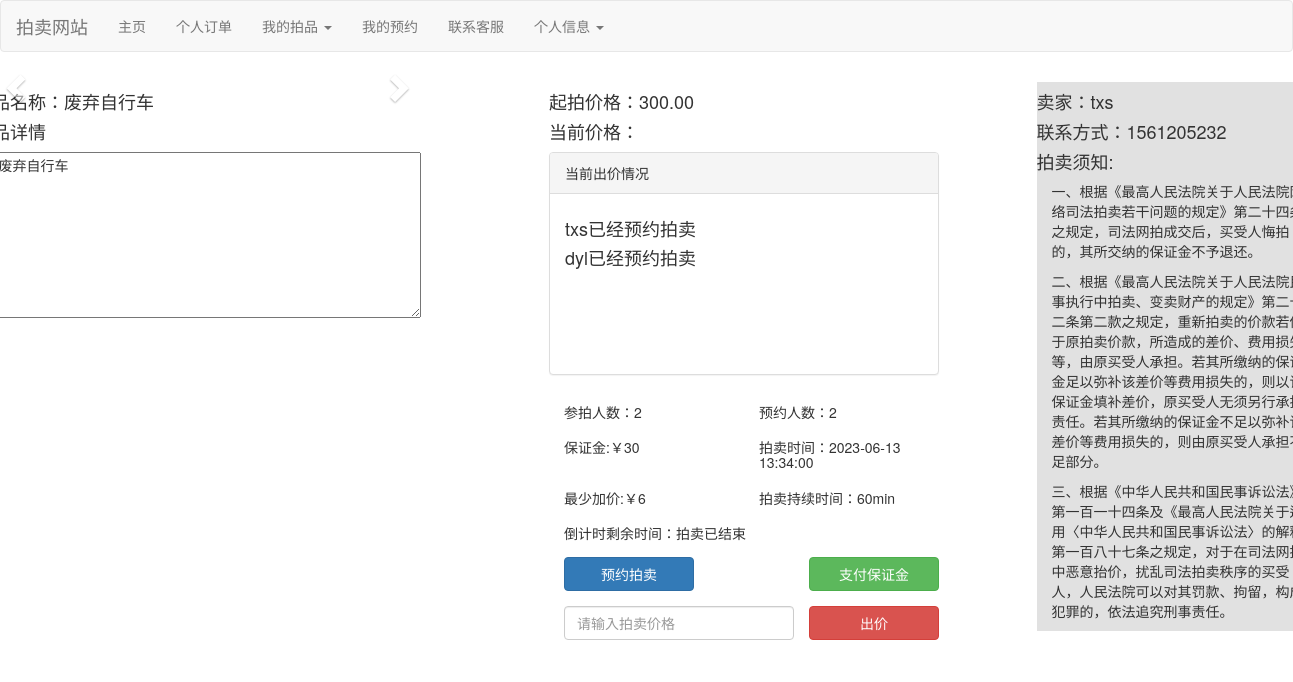
Screenshot of /auction/2/ (signed in) with the database file from the repository.
### products/models.py (models this page shows, shortened)
class ProductInfo(models.Model):
    TYPE_CHOICES = (
        (1, '书籍'),
        (2, '交通工具'),
        (3, '电子设备'),
        (4, '电子外设'),
        (5, '本地拍品'),
        (6, '其他'),
    )
    product_name = models.CharField(max_length=30)
    product_img = models.ImageField(upload_to='static/product_img/',max_length=100, blank=True, null=True, verbose_name='商品图片')
    product_price = models.DecimalField(max_digits=6, decimal_places=2)
    is_Delete = models.BooleanField(default=False)
    product_abstract = models.CharField(max_length=120)
    product_content = HTMLField()
    product_type = models.IntegerField(choices=TYPE_CHOICES)

### auctions/models.py (models this page shows, shortened)
class AuctionInfo(models.Model):
    auction_seller = models.ForeignKey(UserInfo, on_delete=models.CASCADE)
    auction_date = models.DateTimeField()
    auction_final_date = models.DateTimeField()
    AUCTION_STATUS_CHOICES = (
        (1, '未开始'),
        (2, '进行中'),
        (3, '结束'),
    )
    auction_status = models.IntegerField(choices=AUCTION_STATUS_CHOICES, default=1)
    starting_price = models.DecimalField(max_digits=8, decimal_places=2)
    product = models.ForeignKey(ProductInfo, on_delete=models.CASCADE)
    deposit_amount = models.DecimalField(max_digits=8, decimal_places=2,null=True)
    current_bid = models.DecimalField(max_digits=7, decimal_places=2, null=True, blank=True)
    winning_bidder = models.ForeignKey(Bidder, on_delete=models.CASCADE, null=True, blank=True)
    bidder_list = models.ForeignKey(BidderList, on_delete=models.CASCADE, null=True, blank=True)

class Bidder(models.Model):
    user = models.ForeignKey(UserInfo, on_delete=models.CASCADE)
    auction_id = models.IntegerField(null=True)
    bid_amount = models.DecimalField(max_digits=8, decimal_places=2,null=True)
    if_pay_deposit = models.BooleanField(default=False)

### user_part/models.py (models this page shows, shortened)
class UserInfo(models.Model):
    user_name = models.CharField(max_length=20)
    user_pwd = models.CharField(max_length=40)
    user_email = models.CharField(max_length=40)
    user_rman = models.CharField(max_length=20, default='')
    user_address = models.CharField(max_length=100, default='')
    user_mnumber = models.CharField(max_length=6, default='')
    user_pnumber = models.CharField(max_length=11, default='')
    deposit_balance = models.IntegerField(default=0)
    last_login = models.DateTimeField(auto_now_add=True)

### user_part/decorator.py (the view)
    def wrapper(request, *args, **kw):
        if request.session.has_key('user_id'):
            return func(request, *args, **kw)
        else:
            messages.error(request, '请先登录')
            res = HttpResponseRedirect('/user/login/')
            res.set_cookie('url', request.get_full_path())
            return res

### auctions/models.py (called while the page is built)
    def get_bidders_count(self):
         return self.bidders.count()

    def get_reserve_count(self):
        return self.bidders.filter(if_pay_deposit=False).count()

### user_part/decorator.py (called while the page is built)
def login(func):
    def wrapper(request, *args, **kw):
        if request.session.has_key('user_id'):
            return func(request, *args, **kw)
        else:
            messages.error(request, '请先登录')
            res = HttpResponseRedirect('/user/login/')
            res.set_cookie('url', request.get_full_path())
            return res
    return wrapper

### templates/auctions/detail.html (shortened to what this page needs)
<!DOCTYPE html>
<html>
<head>
	<link rel="stylesheet" href="https://cdn.staticfile.org/twitter-bootstrap/3.3.7/css/bootstrap.min.css">
</head>
<body>
	<nav class="navbar navbar-default"  role="navigation">
		<div class="container-fluid">
			<div class="navbar-header">
				<a class="navbar-brand" href="#">拍卖网站</a>
			</div>
			<div>
				<ul class="nav navbar-nav">
					<li><a href="/index/">主页</a></li>
					<li><a href="/order/list/">个人订单</a></li>
					<li class="dropdown">
						<a href="#" class="dropdown-toggle" data-toggle="dropdown">
							我的拍品
							<b class="caret"></b>
						</a>
					</li>
					<li><a href="/auction/reserve/">我的预约</a></li>
					<li><a href="/user/service/">联系客服</a></li>
					<li class="dropdown">
						<a href="#" class="dropdown-toggle" data-toggle="dropdown">
							个人信息
							<b class="caret"></b>
						</a>
					</li>
				</ul>
			</div>
		</div>
	</nav>
	<div style="height: 10px;width: 100%;"></div>
	<div class="container">
		<div class="row">
			<div class="col-md-5 col-md-pull-1">
				<div id="myCarousel" class="carousel slide" data-ride="carousel">
					<a class="left carousel-control" href="#myCarousel" role="button" data-slide="prev">
						<span class="glyphicon glyphicon-chevron-left" aria-hidden="true"></span>
					</a>
					<a class="right carousel-control" href="#myCarousel" role="button" data-slide="next">
						<span class="glyphicon glyphicon-chevron-right" aria-hidden="true"></span>
					</a>
				</div>
				<div class="row">
					<h4 class="row">&nbsp;&nbsp;&nbsp;&nbsp;&nbsp;拍品名称：{{product.product_name}}</h4>
					<h4 class="row">&nbsp;&nbsp;&nbsp;&nbsp;&nbsp;商品详情</h4>
					<textarea class="row col-md-11 col-md-push-1" rows="8" readonly
						id="content">&nbsp;&nbsp;{{product.product_content}}</textarea>
				</div>
			</div>
			<div class="col-md-4">
				<h4 class="row">起拍价格：{{starting_price}}</h4>
				{% if current_bid %}
				<h4 class="row">当前价格：{{current_bid}}</h4>
				{% else %}
				<h4 class="row">当前价格：</h4>
				{% endif %}
				<div class="row">
					<div class="panel panel-default">
						<div class="panel-heading">
							当前出价情况
						</div>
						<div class="panel-body border" style="height: 180px;">
							{% if bidder_count != 0 %}
							{% for each in bidder_list %}
							{% if each.bid_amount == 0 %} <h4>{{ each.user.user_name }}已经支付保证金</h4>
							{% elif each.bid_amount == -1%}
							<h4>{{ each.user.user_name }}已经预约拍卖</h4>
							{% else %}
							<h4>{{ each.user.user_name }}出价￥{{ each.bid_amount }}</h4>
							{% endif %}
							{% endfor %}
							{% else %}
							<h4>当前无人参与拍卖</h4>
							{% endif %}
						</div>
					</div>
				</div>
				<div class="row">
					{% if bidder_count != 0 %}
					<h5 class="col-md-6">参拍人数：{{ bidder_count }}</h5>
					{% else %}
					<h5 class="col-md-6">当前无人参与</h5>
					{% endif %}
					{% if bidder_count != 0 %}
					<h5 class="col-md-6">预约人数：{{ bidder_count }}</h5>
					{% else %}
					<h5 class="col-md-6">当前无人预约</h5>
					{% endif %}
					<h5 class="col-md-6">保证金:￥<span id="result"></span></h5>
					<h5 class="col-md-6">拍卖时间：{{ auction_date_show}}</h5>
					<h5 class="col-md-6">最少加价:￥<span id="result1"></span></h5>
					<h5 class="col-md-6">拍卖持续时间：60min</h5>
					<h5 class="col-md-12">倒计时剩余时间：<span id="countdown"></span></h5>
					<span class="col-md-12" style="height: 5px;"></span>
					<a href="/auction/{{ auction_id }}/reserve/" class="add_goods col-md-4 btn btn-primary" id="{{ product.product_id }}"
						title="预约拍卖">预约拍卖</a>
					<a href="/auction/{{ auction_id }}/deposit/" class="pay_for col-md-4 col-md-push-4 btn btn-success"
						id="{{ auction.id }}">支付保证金</a>
				</div>
				<div class="row" style="height: 15px;"></div>
				<div class="row">
					<form role="form" method="post" action="/auction/{{auction_id}}/bid/">
						<div class="form-group col-md-8">
							<input type="text" class="form-control bid" id="bid_amount" name="bid_amount"
								placeholder="请输入拍卖价格">
						</div>
						<button type="submit" class="btn btn-danger col-md-4">出价</button>
					</form>
				</div>
			</div>
			<div class="col-md-3 col-md-push-1" style="background-color: rgb(225, 225, 225);">
				<h4 class="row">卖家：{{auction_seller.user_name}}{{product.product_context}}</h4>
				<h4 class="row">联系方式：{{auction_seller.user_pnumber}}</h4>
				<h4 class="row">拍卖须知:</h4>
				<p>一、根据《最高人民法院关于人民法院网络司法拍卖若干问题的规定》第二十四条之规定，司法网拍成交后，买受人悔拍的，其所交纳的保证金不予退还。</p>
				<p>二、根据《最高人民法院关于人民法院民事执行中拍卖、变卖财产的规定》第二十二条第二款之规定，重新拍卖的价款若低于原拍卖价款，所造成的差价、费用损失等，由原买受人承担。若其所缴纳的保证金足以弥补该差价等费用损失的，则以该保证金填补差价，原买受人无须另行承担责任。若其所缴纳的保证金不足以弥补该差价等费用损失的，则由原买受人承担不足部分。
				</p>
				<p>三、根据《中华人民共和国民事诉讼法》第一百一十四条及《最高人民法院关于适用〈中华人民共和国民事诉讼法〉的解释》第一百八十七条之规定，对于在司法网拍中恶意抬价，扰乱司法拍卖秩序的买受人，人民法院可以对其罚款、拘留，构成犯罪的，依法追究刑事责任。
				</p>
			</div>
		</div>
	</div>
</body>
</html>

### rows the page displays
ProductInfo: product_name "废弃自行车", product_content "废弃自行车"
AuctionInfo: starting_price "300.00"
Bidder: user.user_name "txs"
Bidder: user.user_name "dyl"
UserInfo: user_name "txs", user_pnumber "1561205232"

### other values shown
{{ bidder_count }} "2"
{{ auction_date_show }} "2023-06-13 13:34:00"
